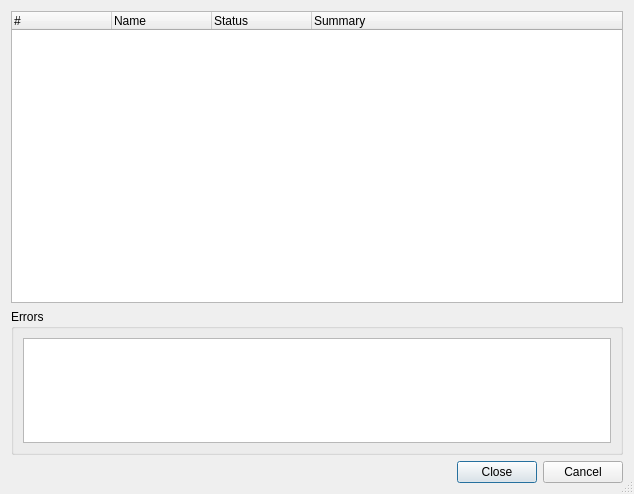
<?xml version="1.0" encoding="UTF-8"?>
<ui version="4.0">
 <class>HgQueuesListDialog</class>
 <widget class="QDialog" name="HgQueuesListDialog">
  <property name="geometry">
   <rect>
    <x>0</x>
    <y>0</y>
    <width>634</width>
    <height>494</height>
   </rect>
  </property>
  <property name="windowTitle">
   <string>List of Patches</string>
  </property>
  <property name="whatsThis">
   <string>&lt;b&gt;List of Patches&lt;/b&gt;
&lt;p&gt;This dialog shows a list of applied and unapplied patches.&lt;/p&gt;</string>
  </property>
  <property name="sizeGripEnabled">
   <bool>true</bool>
  </property>
  <layout class="QVBoxLayout">
   <item>
    <widget class="QTreeWidget" name="patchesList">
     <property name="sizePolicy">
      <sizepolicy hsizetype="Expanding" vsizetype="Expanding">
       <horstretch>0</horstretch>
       <verstretch>2</verstretch>
      </sizepolicy>
     </property>
     <property name="whatsThis">
      <string>&lt;b&gt;Patches List&lt;/b&gt;
&lt;p&gt;This shows a list of applied and unapplied patches.&lt;/p&gt;</string>
     </property>
     <property name="alternatingRowColors">
      <bool>true</bool>
     </property>
     <property name="rootIsDecorated">
      <bool>false</bool>
     </property>
     <property name="itemsExpandable">
      <bool>false</bool>
     </property>
     <column>
      <property name="text">
       <string notr="true">#</string>
      </property>
      <property name="toolTip">
       <string/>
      </property>
      <property name="textAlignment">
       <set>AlignLeading|AlignVCenter</set>
      </property>
     </column>
     <column>
      <property name="text">
       <string>Name</string>
      </property>
     </column>
     <column>
      <property name="text">
       <string>Status</string>
      </property>
     </column>
     <column>
      <property name="text">
       <string>Summary</string>
      </property>
     </column>
    </widget>
   </item>
   <item>
    <widget class="QGroupBox" name="errorGroup">
     <property name="sizePolicy">
      <sizepolicy hsizetype="Preferred" vsizetype="Expanding">
       <horstretch>0</horstretch>
       <verstretch>1</verstretch>
      </sizepolicy>
     </property>
     <property name="title">
      <string>Errors</string>
     </property>
     <layout class="QVBoxLayout">
      <item>
       <widget class="QTextEdit" name="errors">
        <property name="readOnly">
         <bool>true</bool>
        </property>
        <property name="acceptRichText">
         <bool>false</bool>
        </property>
       </widget>
      </item>
     </layout>
    </widget>
   </item>
   <item>
    <widget class="QDialogButtonBox" name="buttonBox">
     <property name="orientation">
      <enum>Qt::Horizontal</enum>
     </property>
     <property name="standardButtons">
      <set>QDialogButtonBox::Cancel|QDialogButtonBox::Close</set>
     </property>
    </widget>
   </item>
  </layout>
 </widget>
 <pixmapfunction>qPixmapFromMimeSource</pixmapfunction>
 <tabstops>
  <tabstop>patchesList</tabstop>
  <tabstop>errors</tabstop>
  <tabstop>buttonBox</tabstop>
 </tabstops>
 <resources/>
 <connections/>
</ui>
